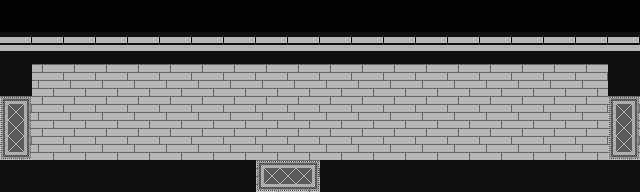

This is a level from a 2D game, rendered from its Tiled map with the project's own tilesets. A one-line summary and the map file follow, with tile-layer data summarised:
An orthogonal 20x6 tile map with 32x32 px tiles, 2 tile layers (Tile Layer 1, carpet), 7 tilesets.

<map version="1.0" orientation="orthogonal" width="20" height="6" tilewidth="32" tileheight="32">
 <tileset firstgid="1" name="WoodFloor" tilewidth="32" tileheight="32">
  <image source="../WoodFloor.png" width="32" height="32" />
 </tileset>
 <tileset firstgid="2" name="WallHallway" tilewidth="32" tileheight="32">
  <image source="WallHallway.png" width="32" height="32" />
 </tileset>
 <tileset firstgid="3" name="WallLeft" tilewidth="32" tileheight="32">
  <image source="WallLeft.png" width="32" height="32" />
 </tileset>
 <tileset firstgid="4" name="WallRight" tilewidth="32" tileheight="32">
  <image source="WallRight.png" width="32" height="32" />
 </tileset>
 <tileset firstgid="5" name="WallBottom" tilewidth="32" tileheight="32">
  <image source="WallBottom.png" width="32" height="32" />
 </tileset>
 <tileset firstgid="6" name="Carpet" tilewidth="32" tileheight="32">
  <image source="../Carpet.png" width="64" height="32" />
 </tileset>
 <tileset firstgid="8" name="CarpetVertical" tilewidth="32" tileheight="32">
  <image source="../CarpetVertical.png" width="32" height="64" />
 </tileset>
 <layer name="Tile Layer 1" width="20" height="6">
  <data>[120 cells, 100 non-empty, 3 distinct tile ids]</data>
 </layer>
 <layer name="carpet" width="20" height="6">
  <data>[120 cells, 6 non-empty, 4 distinct tile ids]</data>
 </layer>
</map>
